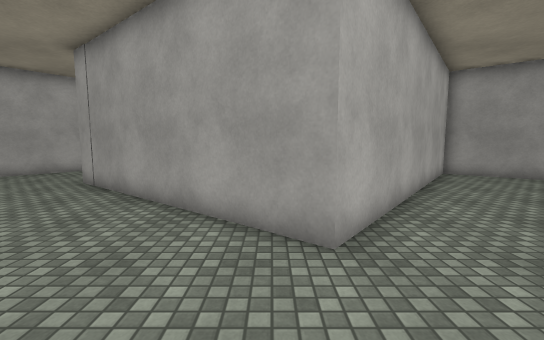
[1] (above)

16 first-person views from a walk through a scene from a Unity 3-D project. The camera is 1.4 m above the floor, tilts 6° down and sees 90° across. The floor is counted in squares, 0.95 m on a side. Each view is taken from the middle of a square. On the plan, view 1 faces up. The plan holds only what a view shows up to about 14 squares ahead; the rest is blank. The place goes on beyond the plan. The player character is not drawn. Surface patterns are stand-ins for the level's own textures.

[2]
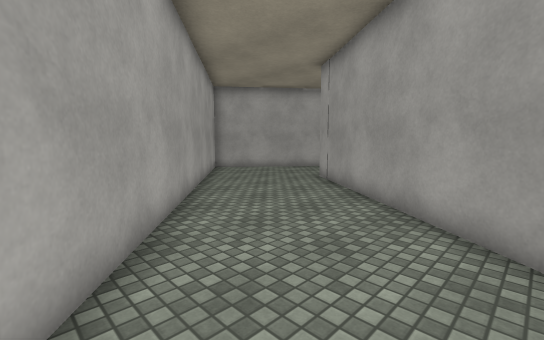

[3]
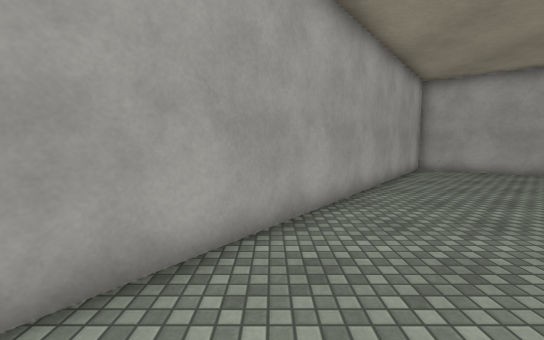

[4]
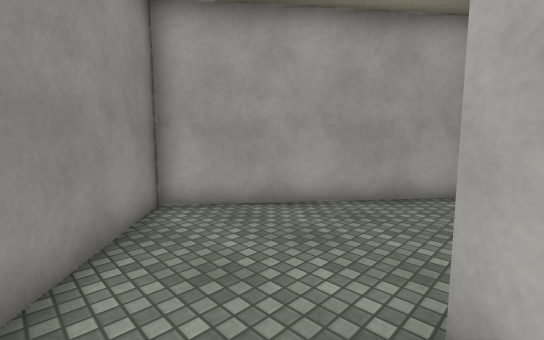

[5]
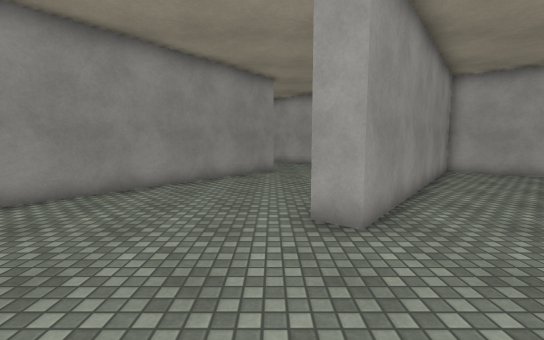

[6]
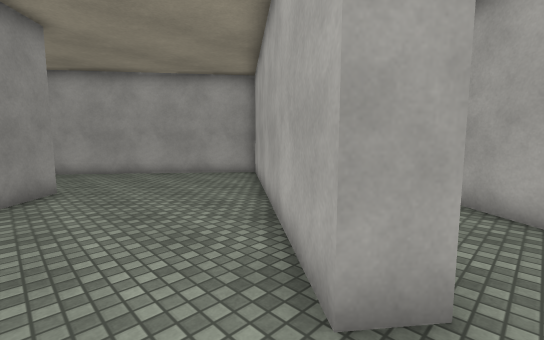

[7]
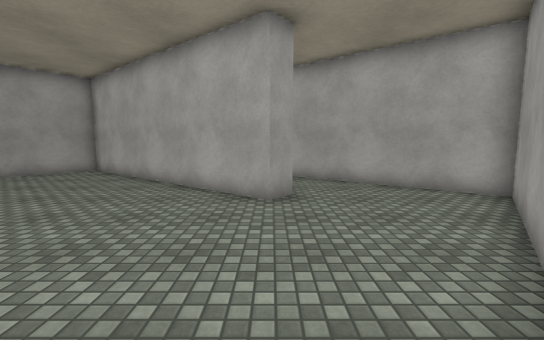

[8]
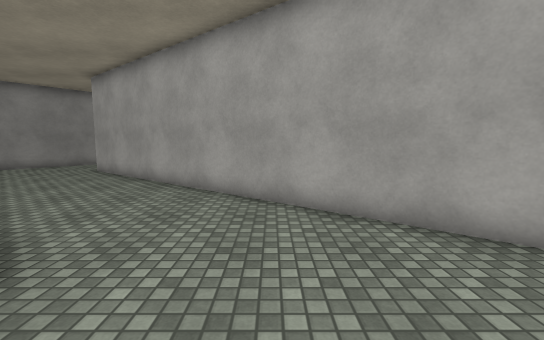

[9]
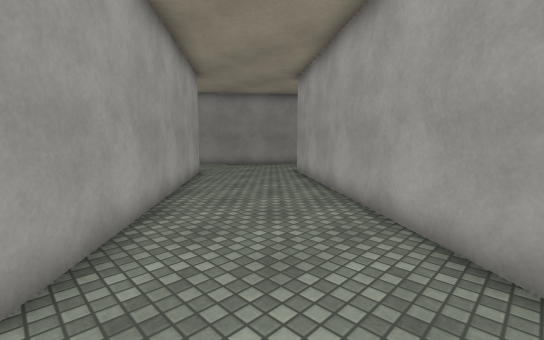

[10]
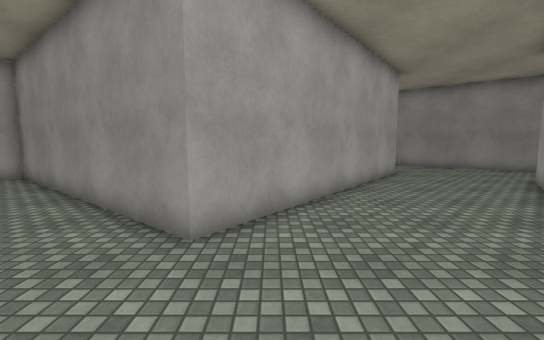

[11]
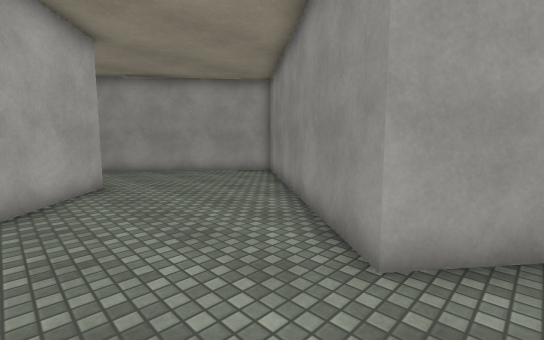

[12]
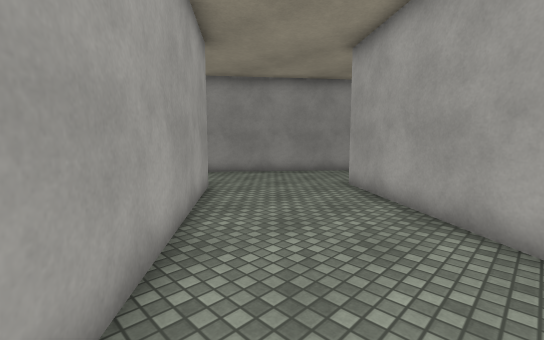

[13]
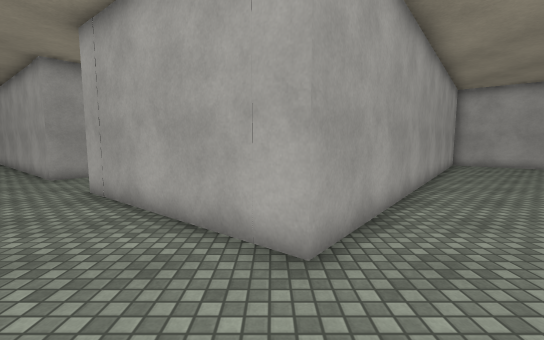

[14]
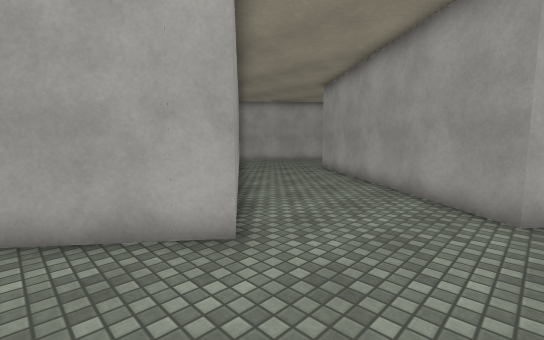

[15]
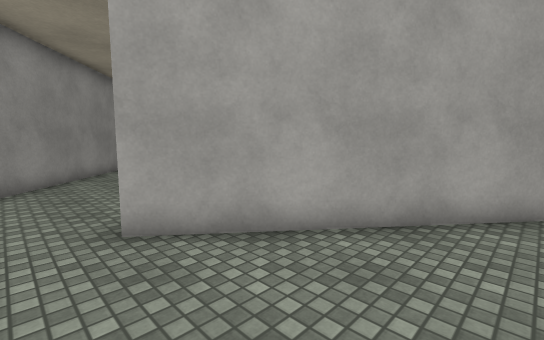

[16]
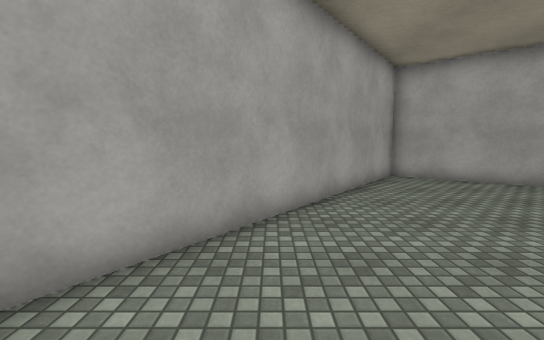

### Floor plan
Points are (right, up) in squares from view 1. A wall is a line through its corners. A room is listed if a view was taken in it or the views show most of it. See-through windows are left out.
Room 1 (views 1, 2, 3)
walls: (0.9, 3.6) (-6.8, 9.7); (-11.1, 11.6) (-13.1, 9); (-13.1, 8.5) (0.5, -2.3); (0.3, -2.4) (3.2, 1.2)
ways out: opening at (1.5, 2.5) to room 2
Room 2 (views 4, 5, 6, 7, 8, 9, 10, 11, 12, 13, 14, 15, 16)
walls: (3.2, 1.2) (7.5, 6.6) (8.3, 5.9) (1.3, -2.9) (14.8, -13.6) (10.2, -19.3); (17.7, -9.8) (8.9, -2.8) (15.9, 6) (8.9, 11.6); (17, -17.8) (18.5, -15.9); (7.2, 11.6) (0.9, 3.6); (15.6, -19.5) (16.1, -18.9)
ways out: opening at (1.5, 2.5) to room 1

Where each view was taken, in squares from view 1:
view 1: 0 up, 0 right, facing up
view 2: 0 up, 0 right, facing up-left
view 3: 1 up, 1 right, facing left
view 4: 4 up, 3 right, facing down-left
view 5: 11 up, 9 right, facing down
view 6: 7 up, 10 right, facing down-left
view 7: 6 up, 15 right, facing left
view 8: 0 up, 6 right, facing down
view 9: 3 down, 6 right, facing down-right
view 10: 4 down, 5 right, facing right
view 11: 4 down, 6 right, facing up-right
view 12: 5 down, 10 right, facing down-right
view 13: 14 down, 18 right, facing left
view 14: 16 down, 18 right, facing up-left
view 15: 9 down, 16 right, facing down-left
view 16: 8 down, 13 right, facing left
